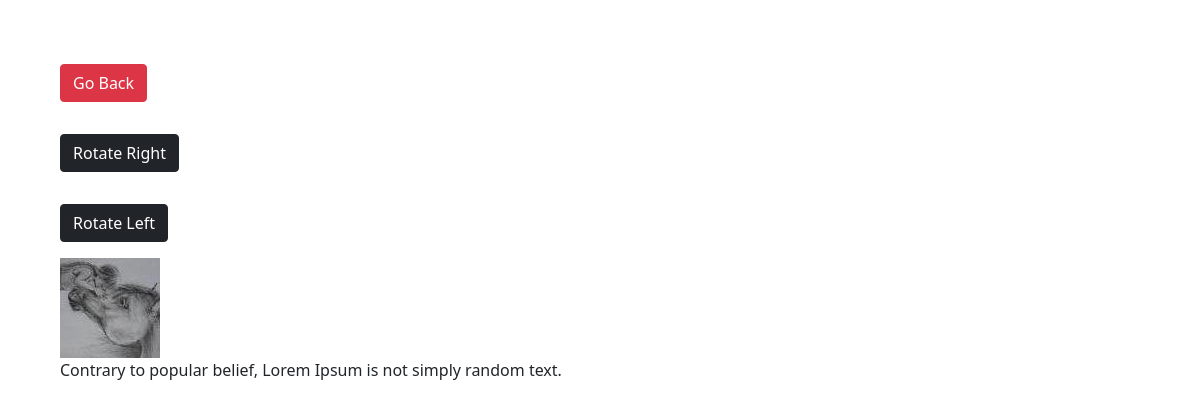
Screenshot of /photo/1/ with the database file from the repository.
### photo/models.py (models this page shows)
class Photo(models.Model):
    tags = models.ForeignKey(Tags,on_delete=models.SET_NULL, null=True, blank=True)
    image = models.ImageField(null=False, blank=False)
    description = models.TextField()

### photo/views.py (the view)
# urls.py: path('photo/<str:pk>/', views.viewPhoto, name='photo'),
def viewPhoto(request, pk):
    photo = Photo.objects.get(id=pk)
    return render(request, 'photos/photo.html',{'photo':photo})

### photo/templates/photos/photo.html (shortened to what this page needs)
<!DOCTYPE html>
<html>
<head>
    <link href="https://cdn.jsdelivr.net/npm/bootstrap@5.0.0-beta1/dist/css/bootstrap.min.css" rel="stylesheet"
>
</head>
<body class="m-5">
    <div class="container">
        <div class="row justify-content-center">
            <div class="col">
                <a href="{% url 'gallery' %}" class="btn btn-danger my-3">Go Back</a>
                <form method='POST' action="rotate_right" enctype="">
                <button class="btn btn-dark my-3">Rotate Right</button></form>
                <form method='POST' action="rotate_left" enctype="">
                <button class="btn btn-dark my-3">Rotate Left</button></form>
                <div style="height: 150vh;">
                    <img style="max-width: 100%; max-height: 100%;" src="{{photo.image.url}}">
                    <p>{{photo.description}}</p>
                </div>
            </div>
        </div>
    </div>
</body>
</html>

### rows the page displays
Photo: image (picture), description "Contrary to popular belief, Lorem Ipsum is not simply random text."
